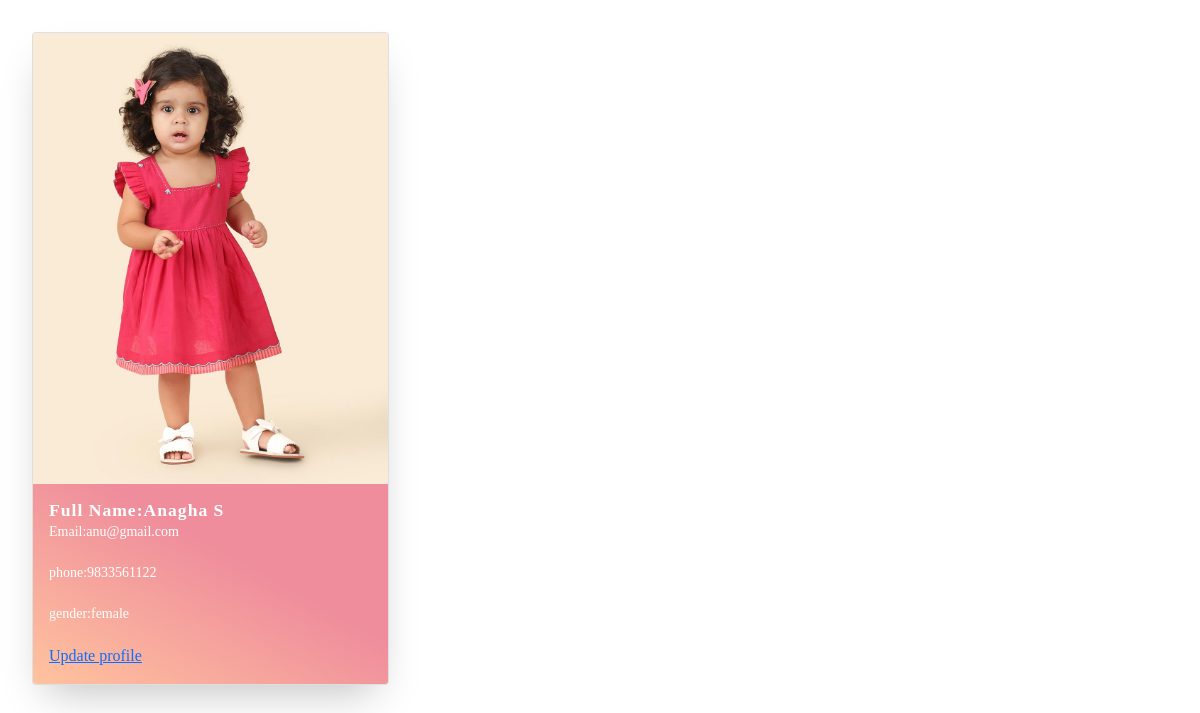
The app's page /ecommerceapp/viewdetails/ (signed in) with its own data.
### ecommerceapp/models.py (models this page shows, shortened)
class userregister(models.Model):
    fullname=models.CharField(max_length=30)
    email=models.CharField(max_length=30)
    phone=models.IntegerField()
    gender=models.CharField(max_length=10)
    propic=models.ImageField(upload_to='image/')
    password=models.CharField(max_length=10)

### ecommerceapp/views.py (the view)
# urls.py: path('viewdetails/',viewdetails),
def viewdetails(request):
    id1=request.session['userid']
    data=userregister.objects.get(id=id1)
    return render(request,'viewdetails.html',{'data':data})

### ecommerceapp/templates/viewdetails.html (shortened to what this page needs)
<!DOCTYPE html>
{% load static %}
<html lang="en">
<head>
    <link rel="stylesheet" type="text/css" href="{% static 'css/styleviewdetails' %}">
    <link href="https://cdn.jsdelivr.net/npm/bootstrap@5.0.2/dist/css/bootstrap.min.css" rel="stylesheet">
</head>
<body style>
<div class="main">
    <ul class="cards">
    <li class="cards_item">
      <div class="card">
        <div class="card_image">
            <img src="{{data.propic.url}}">
            </div>
        <div class="card_content">
            <h4 class="card_title">Full name:{{data.fullname}}</h4>
            <p class="card_text">Email:{{data.email}}</p>
            <p class="card_text">phone:{{data.phone}}</p>
            <p class="card_text">gender:{{data.gender}}</p>
            <a href="http://127.0.0.1:8000/ecommerceapp/updateuserdetails/{{i.id}}">Update profile</a>
            </div>
      </div>
    </li>
        </ul>
</div>
</body>
</html>

### ecommerceapp/templates/viewdetails.html (style rules this page uses)
*, *::before, *::after { box-sizing: border-box; }
html { background-color: #ecf9ff; }
body { color: #272727; font-family: 'Quicksand', serif; font-style: normal; font-weight: 400; letter-spacing: 0; padding: 1rem; }
.main { max-width: 1200px; margin: 0 auto; }
img { height: auto; max-width: 100%; vertical-align: middle; }
.cards { display: flex; flex-wrap: wrap; list-style: none; margin: 0; padding: 0; }
.cards_item { display: flex; padding: 1rem; }
@media (min-width: 40rem) { .cards_item { width: 50%; } }
@media (min-width: 56rem) { .cards_item { width: 33.3333%; } }
.card { background-color: white; border-radius: 0.25rem; box-shadow: 0 20px 40px -14px rgba(0, 0, 0, 0.25); display: flex; flex-direction: column; overflow: hidden; }
.card_content { padding: 1rem; background: linear-gradient(to bottom left, #EF8D9C 40%, #FFC39E 100%); }
.card_title { color: #ffffff; font-size: 1.1rem; font-weight: 700; letter-spacing: 1px; text-transform: capitalize; margin: 0px; }
.card_text { color: #ffffff; font-size: 0.875rem; line-height: 1.5; margin-bottom: 1.25rem; font-weight: 400; }

### records on screen
userregister: propic (picture), fullname "Anagha S", email "anu@gmail.com", phone "9833561122", gender "female"
